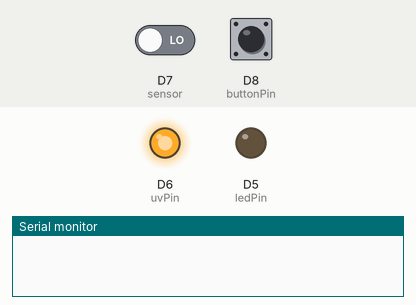
The sketch below on a simulated ESP8266 (NodeMCU). On the bench: output pins drawn as LEDs (lit = HIGH), the last lines printed to the serial monitor. The test bench sets the inputs (shaded band); at power-on: D8 (buttonPin) LOW, D7 (sensor) LOW.

Above: at 1.2 s.
1.3 s: D8 (buttonPin) pulled HIGH for 0.15 s
At 2.5 s:
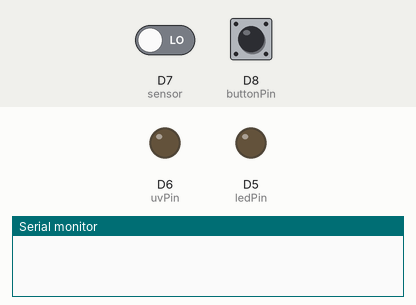
2.9 s: D8 (buttonPin) pulled HIGH for 1 s
At 3.7 s:
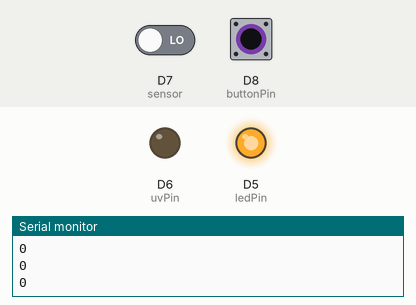
5.4 s: D8 (buttonPin) pulled HIGH for 3.2 s
At 6.8 s:
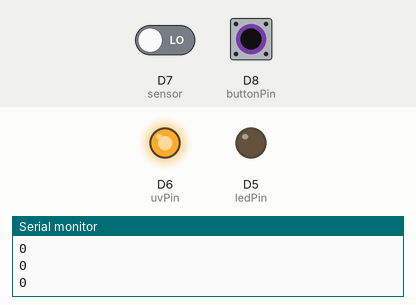
Timing chart, 0 to 8.4 s (numbered marks = the images above; inputs shaded):
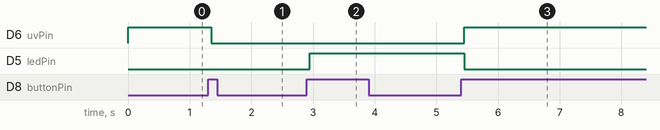

The sketch:

uv_sterilizer.ino
```cpp
/*
 this app allow you to create an automatic door sterilizer which also seves as a porable
 surace sterilizer for surfaces
 */


const int uvPin = D6;         // for uv leds
const int ledPin = D5;        // FOR LED PIN
const int sensor = D7;        // for obstacle sensor pin
const int buttonPin = D8;     //for push button pin


int uvState = LOW;        //uv led state
int ledState = 0;         // current state of the led

int sensorData = 1;          // obstacle sensor data
int lastSensorState = 1;     // previous state of the obstacle sensor

int buttonPushCounter = 0;   // counter for the number of button presses
int buttonState = 0;         // current state of the button
int lastButtonState = 0;     // previous state of the button


unsigned long previousMillis = 0;        // will store last time LED was updated
const long interval = 10000;           // interval at which to uv to be turn on (milliseconds)
const long intervalLed = 10000;        // interval at which led to be turn on(milliseconds )


void setup() {
  pinMode(sensor, INPUT);
  pinMode(uvPin, OUTPUT);
  pinMode(ledPin, OUTPUT);
  pinMode(buttonPin, INPUT);
  Serial.begin(9600);
}

void loop() {

  buttonState = digitalRead(buttonPin);

  // compare the buttonState to its previous state
  if (buttonState != lastButtonState) {
    // if the state has changed, increment the counter
    if (buttonState == HIGH) {
      // if the current state is HIGH then the button went from off to on:
      buttonPushCounter++;
    }
    // Delay a little bit to avoid bouncing
    delay(50);
  }
  // save the current state as the last state, for next time through the loop
  lastButtonState = buttonState;


  //the device has three basic functions thus the 3 state
  //this first state is use for the portabilty feature which turns on the uv light only
  if (buttonPushCounter % 3 == 0) {
    uvState = HIGH;
    ledState =LOW;
    digitalWrite(ledPin,ledState);
    digitalWrite(uvPin,uvState);
  }
  // this second state is used to turn of the device
  if (buttonPushCounter % 3 == 1) {
    uvState = LOW;
    ledState =LOW;
    digitalWrite(ledPin,ledState);
    digitalWrite(uvPin,uvState);
  }
  //this state is use to run the door strilizer function
  if (buttonPushCounter % 3 == 2) {

    sensorData = digitalRead(sensor);
    Serial.println (sensorData);
    unsigned long currentMillis = millis();

    //upon detection of obstacle (hand) let the let turn on telling user that the hand has been detected
    if (sensorData != lastSensorState) {
      Serial.println("door has been used");
      ledState = HIGH;
      uvState = LOW;
      digitalWrite(ledPin,ledState);
      digitalWrite(uvPin,uvState);
      previousMillis = currentMillis;

    }

  lastSensorState = sensorData;

  // turn off the uv after set time interval has passed
  if (currentMillis - previousMillis >= interval && uvState == HIGH ) {
      uvState = LOW;
      digitalWrite(uvPin, uvState);
      previousMillis = currentMillis;
    }

  //turn off led after set time inerval has passed while turning on uv
  if (currentMillis - previousMillis >= intervalLed && ledState == HIGH )
    {
      uvState = HIGH;
      ledState =LOW;
      digitalWrite(ledPin,ledState);
      digitalWrite(uvPin,uvState);
      previousMillis = currentMillis;
    }
  }
}
```

Measured:
- after the input at 1.3 s, D6 (uvPin): HIGH → LOW after 0.05 s
- after the input at 2.9 s, D5 (ledPin): LOW → HIGH after 0.05 s
- after the input at 5.4 s, D6 (uvPin): LOW → HIGH after 0.05 s instead of 7.6 s; D5 (ledPin): HIGH → LOW after 0.05 s instead of 7.6 s
